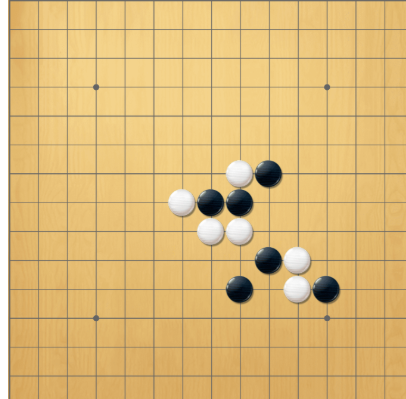
#> input picture tools/fixtures/partial-board-photo.png, 406 x 399 px
$ python make-bigcanvas-fixture.py
#> lines starting #> are read from the running program, lines starting #| are printed output that depends on the picture; after the words box and inside, x2 and y2 are one past the last pixel; in counts of white or black regions, pixels touching at a corner belong together
# -*- coding: utf-8 -*-
"""构造「大图内嵌小棋盘」合成夹具：把 partial-board-photo.png 贴到大幅浅色画布上，
加几条灰色文本条模拟 App 页面，输出 big-canvas-paste.png。"""
import os

import cv2
import numpy as np

HERE = os.path.dirname(os.path.abspath(__file__))
fix = os.path.join(HERE, "fixtures")

board = cv2.imread(os.path.join(fix, "partial-board-photo.png"))
#> board is the input picture: shape (399, 406, 3); mean B, G, R 120.3, 185.8, 220.6
h, w = board.shape[:2]
#> h = 399; w = 406
print("board:", w, h)
#| board: 406 399

canvas = np.full((h * 3 + 160, w * 3 + 160, 3), 245, dtype=np.uint8)
# 顶部/左侧模拟页面文本条
for i in range(6):
    y0 = 30 + i * 46
    cv2.rectangle(canvas, (30 + (i % 3) * 30, y0), (30 + (i % 3) * 30 + 300, y0 + 26), (185, 185, 185), -1)
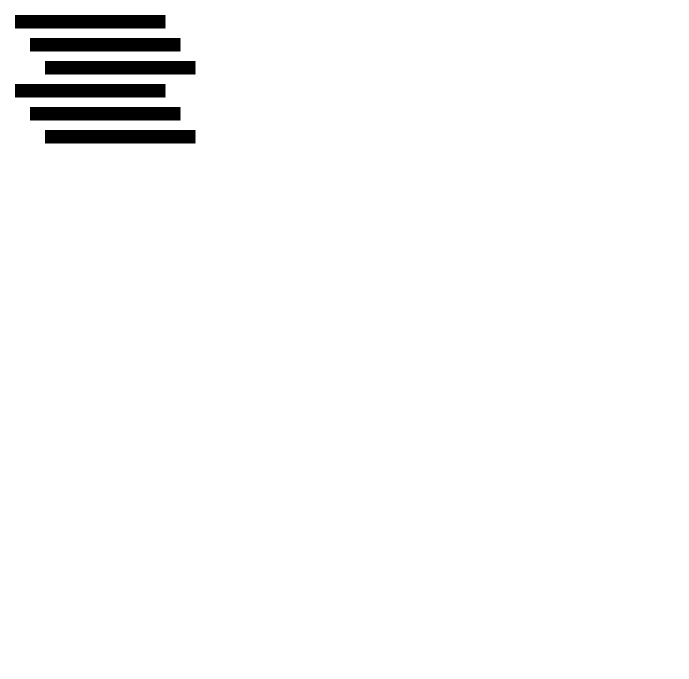
#> canvas: shape (1357, 1378, 3) (shown at 1/2 size); values 185 (black) and 245 (white), 97.4% white; 6 black regions, box (x1, y1, x2, y2) and area: (30, 30, 331, 57) 8127, (60, 76, 361, 103) 8127, (90, 122, 391, 149) 8127, (30, 168, 331, 195) 8127, (60, 214, 361, 241) 8127, (90, 260, 391, 287) 8127
ox, oy = (canvas.shape[1] - w) // 2, (canvas.shape[0] - h) // 2
#> ox = 486; oy = 479
canvas[oy:oy + h, ox:ox + w] = board
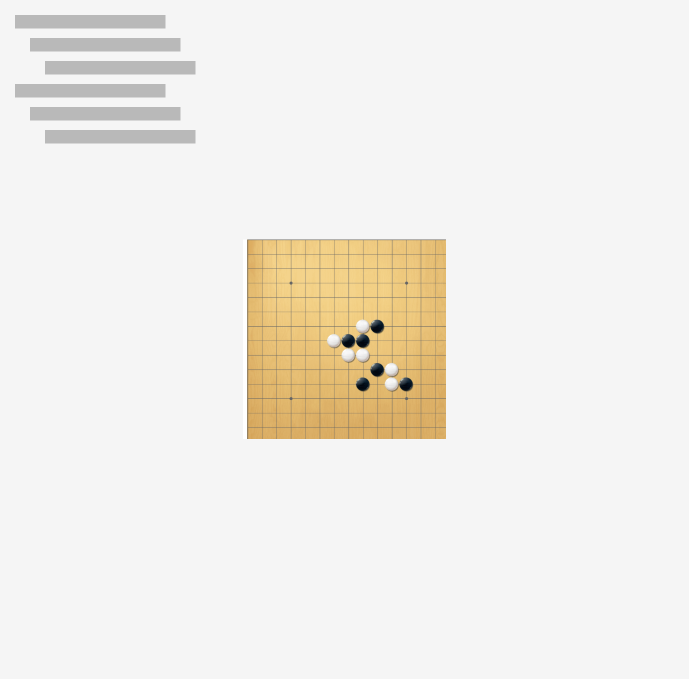
#> canvas: shape (1357, 1378, 3) (shown at 1/2 size); 8.66% of pixels changed, all inside (x1, y1, x2, y2) = (486, 479, 892, 878); drawn as B, G, R
print("paste at", ox, oy)
#| paste at 486 479
out = os.path.join(fix, "big-canvas-paste.png")
cv2.imwrite(out, canvas)
print("saved", out)
